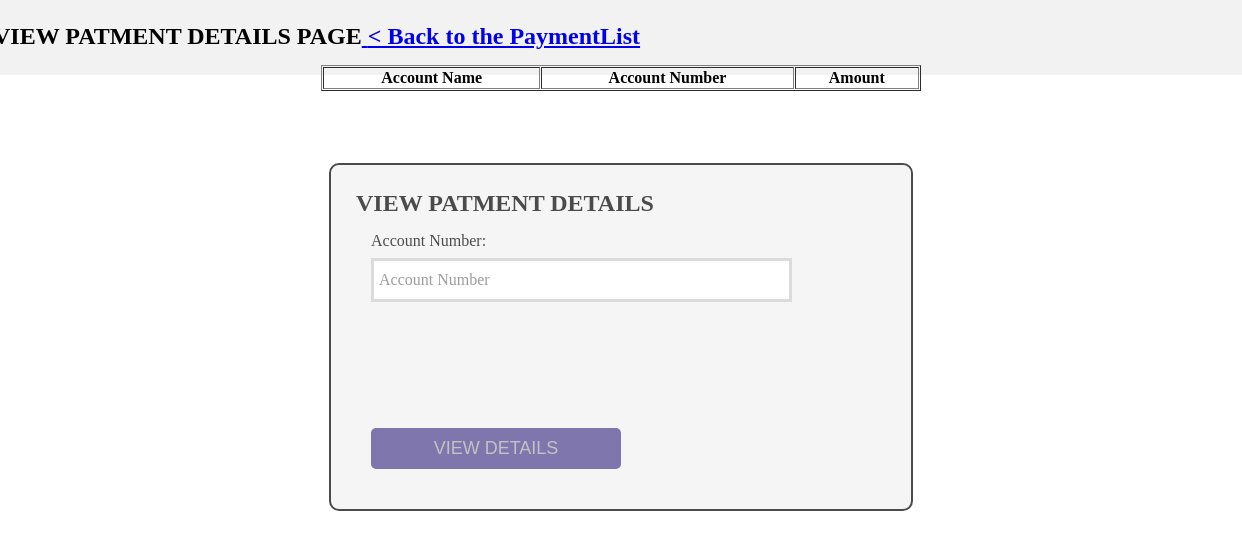
Page /Pramoda/ViewPayment.php on the earlier database version.
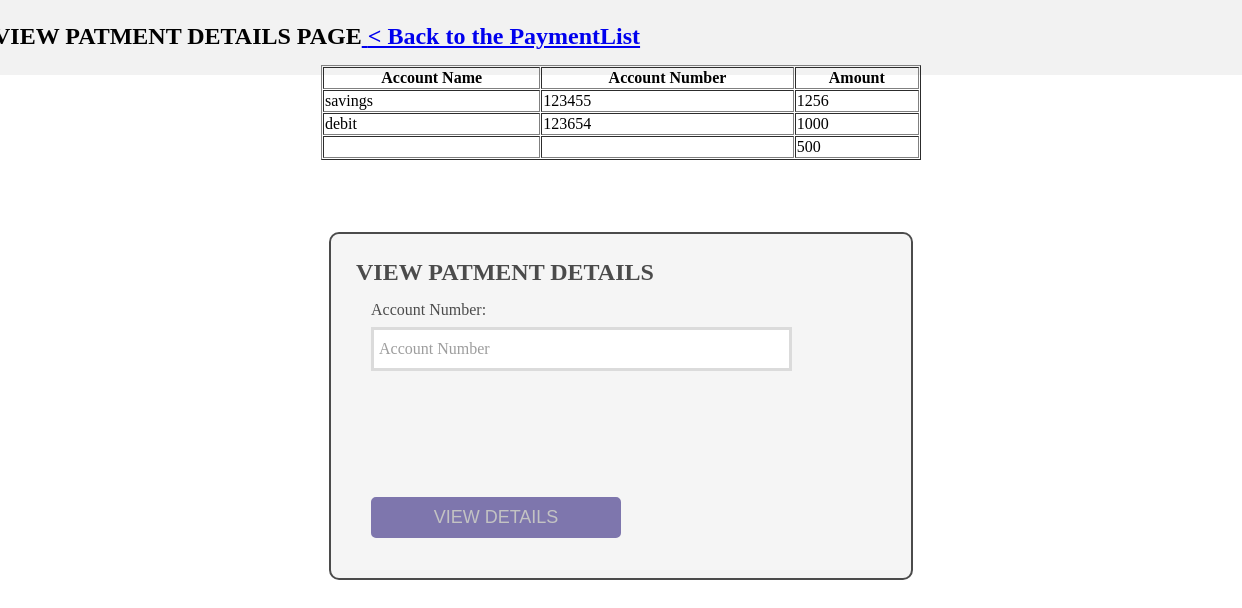
Same page on the later database version.
### tables this page shows
CREATE TABLE `payments` (
  `PaymentId` int(11) NOT NULL,
  `Amount` double NOT NULL,
  `AppoinmentId` int(11) DEFAULT NULL,
  `OrderId` int(11) DEFAULT NULL,
  `CardId` int(11) DEFAULT NULL,
  `Type` varchar(20) NOT NULL,
  `AccountNo` int(11) DEFAULT NULL,
  `AccountName` varchar(20) DEFAULT NULL,
  `CustomerName` varchar(50) NOT NULL,
  `Date` date NOT NULL,
  `status` tinyint(1) NOT NULL
);

### Pramoda/ViewPayment.php (the view, shortened to what this page needs)
<?php
	if(isset($_POST['search'])){
	$PaymentSearch = $_POST['aname'];
	$query = "select * from payments where AccountNo LIkE '%".$PaymentSearch."%'";
	$search_Result = filterTable($query);
	}else{
		$query = "select * from payments";
		$search_Result = filterTable($query);
	}
	function filterTable($query){
		require_once('connection.php');
		$filter_Result = mysqli_query($con,$query);
		return $filter_Result;
	}
?>
<!DOCTYPE html>
<html>
<head>
<link rel="stylesheet" type="text/css" href="style1.css">
</head>
<body>
	<h2>VIEW PATMENT DETAILS PAGE<span><a href="paymentTable.php"> < Back to the PaymentList</a></span></h2>
	<table width="600" border="1" cellpadding="1" cellspacing="1" align="center">
	<tr>
	<th>Account Name</th>
	<th>Account Number</th>
	<th>Amount</th>
	</tr>
<?php
	while($row = mysqli_fetch_array($search_Result)) :?>
	   <tr>
	       <td><?php echo $row['AccountName'];?></td>
	       <td><?php echo $row['AccountNo'];?></td>
	       <td><?php echo $row['Amount'];?></td>
	   </tr>
<?php endwhile;?>
	</table>
	<form action="ViewPayment.php" method="POST" >
	<div id="form_layout">
	   <h2>VIEW PATMENT DETAILS</h2>
	   <label>Account Number:</label>
	   <input type="text" name="aname" id = "AccountNumberid" placeholder = "Account Number" autocomplete = "off" required pattern = "^[A-Za-z0-9]+"></br></br></br>
	   <br/>
    <input type='submit' name="search" value='VIEW DETAILS'/>
	</div>
	</form>
</body>
</html>

Differences in the rows shown:
added payments: AccountName "savings", AccountNo "123455", Amount "1256"
added payments: AccountName "debit", AccountNo "123654", Amount "1000"
added payments: Amount "500"
